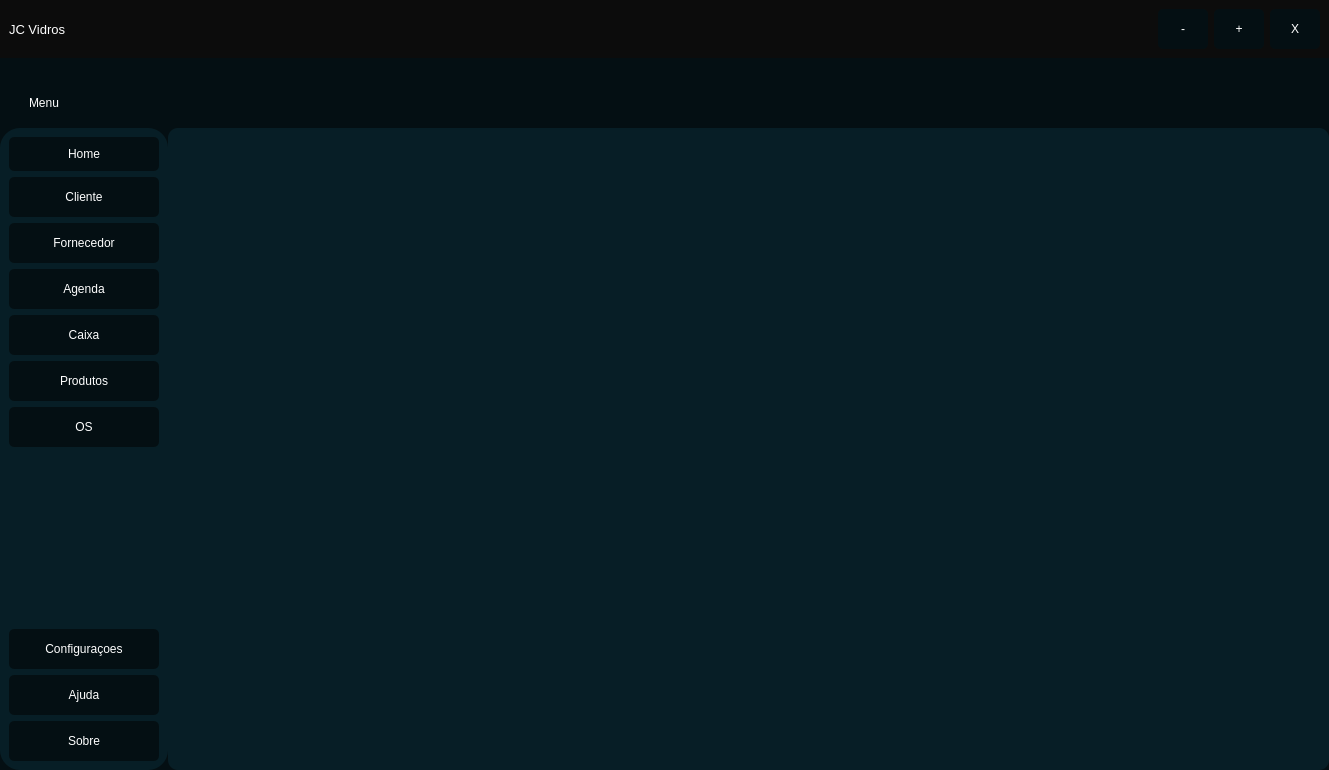
<?xml version="1.0" encoding="UTF-8"?>
<ui version="4.0">
 <class>MainWindow</class>
 <widget class="QMainWindow" name="MainWindow">
  <property name="geometry">
   <rect>
    <x>0</x>
    <y>0</y>
    <width>1329</width>
    <height>770</height>
   </rect>
  </property>
  <property name="windowTitle">
   <string>MainWindow</string>
  </property>
  <widget class="QWidget" name="centralwidget">
   <property name="styleSheet">
    <string notr="true">*{
	border: none;
	background-color: transparent;
	color: #fff;
}
#centralwidget{
	background-color: #040f13;
}
#header_menu{
	background-color: rgb(12, 12, 12);
}
#side_menu{
	background-color: #071e26;
	border-radius: 20px;
}
QPushButton{
	padding: 10px;
	background-color: #040f13;
	border-radius: 5px;
}
#body{
	background-color: #071e26;
	border-radius: 10px;
}
QLineEdit{
	border-bottom: 3px solid  rgb(0, 255, 247);
	border-radius:2px;
}
QTableWidget{
	background-color: rgb(36, 36, 36);
}
QHeaderView:section{
	background-color: rgb(26, 12, 26);
	height:40px;
}</string>
   </property>
   <layout class="QVBoxLayout" name="verticalLayout">
    <property name="spacing">
     <number>0</number>
    </property>
    <property name="leftMargin">
     <number>0</number>
    </property>
    <property name="topMargin">
     <number>0</number>
    </property>
    <property name="rightMargin">
     <number>0</number>
    </property>
    <property name="bottomMargin">
     <number>0</number>
    </property>
    <item>
     <widget class="QFrame" name="header_menu">
      <property name="minimumSize">
       <size>
        <width>0</width>
        <height>50</height>
       </size>
      </property>
      <property name="frameShape">
       <enum>QFrame::StyledPanel</enum>
      </property>
      <property name="frameShadow">
       <enum>QFrame::Raised</enum>
      </property>
      <layout class="QHBoxLayout" name="horizontalLayout_7">
       <item>
        <widget class="QLabel" name="label">
         <property name="minimumSize">
          <size>
           <width>100</width>
           <height>0</height>
          </size>
         </property>
         <property name="font">
          <font>
           <pointsize>10</pointsize>
          </font>
         </property>
         <property name="text">
          <string>JC Vidros</string>
         </property>
        </widget>
       </item>
       <item>
        <spacer name="horizontalSpacer">
         <property name="orientation">
          <enum>Qt::Horizontal</enum>
         </property>
         <property name="sizeHint" stdset="0">
          <size>
           <width>40</width>
           <height>20</height>
          </size>
         </property>
        </spacer>
       </item>
       <item>
        <widget class="QPushButton" name="minimize">
         <property name="minimumSize">
          <size>
           <width>50</width>
           <height>40</height>
          </size>
         </property>
         <property name="maximumSize">
          <size>
           <width>40</width>
           <height>16777215</height>
          </size>
         </property>
         <property name="text">
          <string>-</string>
         </property>
        </widget>
       </item>
       <item>
        <widget class="QPushButton" name="maximize">
         <property name="minimumSize">
          <size>
           <width>50</width>
           <height>40</height>
          </size>
         </property>
         <property name="maximumSize">
          <size>
           <width>40</width>
           <height>16777215</height>
          </size>
         </property>
         <property name="text">
          <string>+</string>
         </property>
        </widget>
       </item>
       <item>
        <widget class="QPushButton" name="close">
         <property name="minimumSize">
          <size>
           <width>50</width>
           <height>40</height>
          </size>
         </property>
         <property name="maximumSize">
          <size>
           <width>40</width>
           <height>16777215</height>
          </size>
         </property>
         <property name="text">
          <string>X</string>
         </property>
        </widget>
       </item>
      </layout>
     </widget>
    </item>
    <item>
     <widget class="QFrame" name="header">
      <property name="minimumSize">
       <size>
        <width>0</width>
        <height>70</height>
       </size>
      </property>
      <property name="maximumSize">
       <size>
        <width>16777215</width>
        <height>50</height>
       </size>
      </property>
      <property name="frameShape">
       <enum>QFrame::StyledPanel</enum>
      </property>
      <property name="frameShadow">
       <enum>QFrame::Raised</enum>
      </property>
      <layout class="QHBoxLayout" name="horizontalLayout_2">
       <item alignment="Qt::AlignLeft">
        <widget class="QFrame" name="frame">
         <property name="frameShape">
          <enum>QFrame::StyledPanel</enum>
         </property>
         <property name="frameShadow">
          <enum>QFrame::Raised</enum>
         </property>
         <layout class="QHBoxLayout" name="horizontalLayout_4">
          <property name="spacing">
           <number>0</number>
          </property>
          <property name="leftMargin">
           <number>0</number>
          </property>
          <property name="topMargin">
           <number>0</number>
          </property>
          <property name="rightMargin">
           <number>0</number>
          </property>
          <property name="bottomMargin">
           <number>0</number>
          </property>
          <item alignment="Qt::AlignHCenter|Qt::AlignVCenter">
           <widget class="QPushButton" name="menu">
            <property name="minimumSize">
             <size>
              <width>70</width>
              <height>40</height>
             </size>
            </property>
            <property name="maximumSize">
             <size>
              <width>16777215</width>
              <height>30</height>
             </size>
            </property>
            <property name="text">
             <string>Menu</string>
            </property>
           </widget>
          </item>
         </layout>
        </widget>
       </item>
       <item>
        <widget class="QFrame" name="frame_3">
         <property name="frameShape">
          <enum>QFrame::StyledPanel</enum>
         </property>
         <property name="frameShadow">
          <enum>QFrame::Raised</enum>
         </property>
         <layout class="QHBoxLayout" name="horizontalLayout_3">
          <property name="spacing">
           <number>25</number>
          </property>
         </layout>
        </widget>
       </item>
      </layout>
     </widget>
    </item>
    <item>
     <widget class="QFrame" name="frame_2">
      <property name="sizePolicy">
       <sizepolicy hsizetype="Preferred" vsizetype="Expanding">
        <horstretch>0</horstretch>
        <verstretch>0</verstretch>
       </sizepolicy>
      </property>
      <property name="frameShape">
       <enum>QFrame::StyledPanel</enum>
      </property>
      <property name="frameShadow">
       <enum>QFrame::Raised</enum>
      </property>
      <layout class="QHBoxLayout" name="horizontalLayout">
       <property name="spacing">
        <number>0</number>
       </property>
       <property name="leftMargin">
        <number>0</number>
       </property>
       <property name="topMargin">
        <number>0</number>
       </property>
       <property name="rightMargin">
        <number>0</number>
       </property>
       <property name="bottomMargin">
        <number>0</number>
       </property>
       <item alignment="Qt::AlignLeft">
        <widget class="QCustomSlideMenu" name="side_menu">
         <property name="styleSheet">
          <string notr="true">QPushButton:hover{
border-left:5px solid red;
}</string>
         </property>
         <property name="frameShape">
          <enum>QFrame::StyledPanel</enum>
         </property>
         <property name="frameShadow">
          <enum>QFrame::Raised</enum>
         </property>
         <layout class="QVBoxLayout" name="verticalLayout_2">
          <item alignment="Qt::AlignTop">
           <widget class="QFrame" name="frame_4">
            <property name="minimumSize">
             <size>
              <width>150</width>
              <height>0</height>
             </size>
            </property>
            <property name="maximumSize">
             <size>
              <width>150</width>
              <height>16777215</height>
             </size>
            </property>
            <property name="styleSheet">
             <string notr="true"/>
            </property>
            <property name="frameShape">
             <enum>QFrame::StyledPanel</enum>
            </property>
            <property name="frameShadow">
             <enum>QFrame::Raised</enum>
            </property>
            <layout class="QVBoxLayout" name="verticalLayout_3">
             <property name="spacing">
              <number>6</number>
             </property>
             <property name="leftMargin">
              <number>0</number>
             </property>
             <property name="topMargin">
              <number>0</number>
             </property>
             <property name="rightMargin">
              <number>0</number>
             </property>
             <property name="bottomMargin">
              <number>0</number>
             </property>
             <item>
              <widget class="QPushButton" name="btn_home">
               <property name="text">
                <string>Home</string>
               </property>
              </widget>
             </item>
             <item>
              <widget class="QPushButton" name="btn_cliente">
               <property name="minimumSize">
                <size>
                 <width>0</width>
                 <height>40</height>
                </size>
               </property>
               <property name="text">
                <string>Cliente</string>
               </property>
              </widget>
             </item>
             <item>
              <widget class="QPushButton" name="btn_fornecedor">
               <property name="minimumSize">
                <size>
                 <width>0</width>
                 <height>40</height>
                </size>
               </property>
               <property name="text">
                <string>Fornecedor</string>
               </property>
              </widget>
             </item>
             <item>
              <widget class="QPushButton" name="btn_agenda">
               <property name="minimumSize">
                <size>
                 <width>0</width>
                 <height>40</height>
                </size>
               </property>
               <property name="text">
                <string>Agenda</string>
               </property>
              </widget>
             </item>
             <item>
              <widget class="QPushButton" name="btn_caixa">
               <property name="minimumSize">
                <size>
                 <width>0</width>
                 <height>40</height>
                </size>
               </property>
               <property name="text">
                <string>Caixa</string>
               </property>
              </widget>
             </item>
             <item>
              <widget class="QPushButton" name="btn_produtos">
               <property name="minimumSize">
                <size>
                 <width>0</width>
                 <height>40</height>
                </size>
               </property>
               <property name="text">
                <string>Produtos</string>
               </property>
              </widget>
             </item>
             <item>
              <widget class="QPushButton" name="btn_os">
               <property name="minimumSize">
                <size>
                 <width>0</width>
                 <height>40</height>
                </size>
               </property>
               <property name="text">
                <string>OS</string>
               </property>
              </widget>
             </item>
            </layout>
           </widget>
          </item>
          <item>
           <spacer name="verticalSpacer">
            <property name="orientation">
             <enum>Qt::Vertical</enum>
            </property>
            <property name="sizeHint" stdset="0">
             <size>
              <width>20</width>
              <height>40</height>
             </size>
            </property>
           </spacer>
          </item>
          <item>
           <widget class="QPushButton" name="settings">
            <property name="minimumSize">
             <size>
              <width>0</width>
              <height>40</height>
             </size>
            </property>
            <property name="text">
             <string>Configuraçoes</string>
            </property>
           </widget>
          </item>
          <item>
           <widget class="QPushButton" name="help">
            <property name="minimumSize">
             <size>
              <width>0</width>
              <height>40</height>
             </size>
            </property>
            <property name="text">
             <string>Ajuda</string>
            </property>
           </widget>
          </item>
          <item>
           <widget class="QPushButton" name="about">
            <property name="minimumSize">
             <size>
              <width>0</width>
              <height>40</height>
             </size>
            </property>
            <property name="text">
             <string>Sobre</string>
            </property>
           </widget>
          </item>
         </layout>
        </widget>
       </item>
       <item>
        <widget class="QFrame" name="body">
         <property name="sizePolicy">
          <sizepolicy hsizetype="Expanding" vsizetype="Preferred">
           <horstretch>0</horstretch>
           <verstretch>0</verstretch>
          </sizepolicy>
         </property>
         <property name="frameShape">
          <enum>QFrame::StyledPanel</enum>
         </property>
         <property name="frameShadow">
          <enum>QFrame::Raised</enum>
         </property>
         <layout class="QVBoxLayout" name="verticalLayout_4">
          <item>
           <widget class="QFrame" name="frame_5">
            <property name="frameShape">
             <enum>QFrame::StyledPanel</enum>
            </property>
            <property name="frameShadow">
             <enum>QFrame::Raised</enum>
            </property>
            <layout class="QVBoxLayout" name="verticalLayout_5">
             <item>
              <widget class="QStackedWidget" name="pages">
               <property name="currentIndex">
                <number>0</number>
               </property>
               <widget class="QWidget" name="central"/>
               <widget class="QWidget" name="cliente">
                <layout class="QVBoxLayout" name="verticalLayout_7">
                 <item>
                  <widget class="QFrame" name="frame_6">
                   <property name="frameShape">
                    <enum>QFrame::StyledPanel</enum>
                   </property>
                   <property name="frameShadow">
                    <enum>QFrame::Raised</enum>
                   </property>
                   <layout class="QHBoxLayout" name="horizontalLayout_5">
                    <item alignment="Qt::AlignLeft|Qt::AlignVCenter">
                     <widget class="QFrame" name="frame_8">
                      <property name="frameShape">
                       <enum>QFrame::StyledPanel</enum>
                      </property>
                      <property name="frameShadow">
                       <enum>QFrame::Raised</enum>
                      </property>
                      <layout class="QVBoxLayout" name="verticalLayout_8">
                       <item>
                        <layout class="QVBoxLayout" name="verticalLayout_6">
                         <item>
                          <widget class="QLabel" name="label_2">
                           <property name="text">
                            <string>Pesquisar Cliente</string>
                           </property>
                          </widget>
                         </item>
                         <item>
                          <widget class="QLineEdit" name="lineEdit">
                           <property name="minimumSize">
                            <size>
                             <width>300</width>
                             <height>0</height>
                            </size>
                           </property>
                           <property name="styleSheet">
                            <string notr="true"/>
                           </property>
                          </widget>
                         </item>
                        </layout>
                       </item>
                      </layout>
                     </widget>
                    </item>
                    <item>
                     <widget class="QFrame" name="frame_9">
                      <property name="frameShape">
                       <enum>QFrame::StyledPanel</enum>
                      </property>
                      <property name="frameShadow">
                       <enum>QFrame::Raised</enum>
                      </property>
                      <layout class="QHBoxLayout" name="horizontalLayout_6">
                       <item>
                        <widget class="QPushButton" name="pushButton_14">
                         <property name="minimumSize">
                          <size>
                           <width>50</width>
                           <height>0</height>
                          </size>
                         </property>
                         <property name="maximumSize">
                          <size>
                           <width>16777215</width>
                           <height>16777215</height>
                          </size>
                         </property>
                         <property name="text">
                          <string>Novo</string>
                         </property>
                        </widget>
                       </item>
                       <item>
                        <widget class="QPushButton" name="pushButton_12">
                         <property name="minimumSize">
                          <size>
                           <width>50</width>
                           <height>0</height>
                          </size>
                         </property>
                         <property name="maximumSize">
                          <size>
                           <width>16777215</width>
                           <height>16777215</height>
                          </size>
                         </property>
                         <property name="text">
                          <string>Editar</string>
                         </property>
                        </widget>
                       </item>
                       <item>
                        <widget class="QPushButton" name="pushButton_13">
                         <property name="minimumSize">
                          <size>
                           <width>50</width>
                           <height>0</height>
                          </size>
                         </property>
                         <property name="text">
                          <string>Apagar</string>
                         </property>
                        </widget>
                       </item>
                       <item>
                        <widget class="QPushButton" name="pushButton_8">
                         <property name="minimumSize">
                          <size>
                           <width>50</width>
                           <height>0</height>
                          </size>
                         </property>
                         <property name="text">
                          <string>Voltar</string>
                         </property>
                        </widget>
                       </item>
                      </layout>
                     </widget>
                    </item>
                   </layout>
                  </widget>
                 </item>
                 <item>
                  <widget class="QFrame" name="frame_7">
                   <property name="sizePolicy">
                    <sizepolicy hsizetype="Preferred" vsizetype="Expanding">
                     <horstretch>0</horstretch>
                     <verstretch>0</verstretch>
                    </sizepolicy>
                   </property>
                   <property name="frameShape">
                    <enum>QFrame::StyledPanel</enum>
                   </property>
                   <property name="frameShadow">
                    <enum>QFrame::Raised</enum>
                   </property>
                   <layout class="QVBoxLayout" name="verticalLayout_9">
                    <item>
                     <widget class="QTableWidget" name="tableWidget">
                      <attribute name="horizontalHeaderCascadingSectionResizes">
                       <bool>false</bool>
                      </attribute>
                      <attribute name="horizontalHeaderDefaultSectionSize">
                       <number>210</number>
                      </attribute>
                      <column>
                       <property name="text">
                        <string>Codigo</string>
                       </property>
                      </column>
                      <column>
                       <property name="text">
                        <string>Nome</string>
                       </property>
                      </column>
                      <column>
                       <property name="text">
                        <string>Tel1</string>
                       </property>
                      </column>
                      <column>
                       <property name="text">
                        <string>Tel2</string>
                       </property>
                      </column>
                      <column>
                       <property name="text">
                        <string>Endereço</string>
                       </property>
                      </column>
                      <column>
                       <property name="text">
                        <string>Bairro</string>
                       </property>
                      </column>
                      <column>
                       <property name="text">
                        <string>Cidade</string>
                       </property>
                      </column>
                      <column>
                       <property name="text">
                        <string>Email</string>
                       </property>
                      </column>
                      <column>
                       <property name="text">
                        <string>CPF</string>
                       </property>
                      </column>
                      <column>
                       <property name="text">
                        <string>Data</string>
                       </property>
                      </column>
                      <column>
                       <property name="text">
                        <string>Descriçao</string>
                       </property>
                      </column>
                     </widget>
                    </item>
                   </layout>
                  </widget>
                 </item>
                </layout>
               </widget>
               <widget class="QWidget" name="fornecedor">
                <widget class="QLabel" name="label_3">
                 <property name="geometry">
                  <rect>
                   <x>414</x>
                   <y>190</y>
                   <width>91</width>
                   <height>41</height>
                  </rect>
                 </property>
                 <property name="text">
                  <string>Fornecedor</string>
                 </property>
                </widget>
               </widget>
              </widget>
             </item>
            </layout>
           </widget>
          </item>
         </layout>
        </widget>
       </item>
      </layout>
     </widget>
    </item>
   </layout>
  </widget>
 </widget>
 <customwidgets>
  <customwidget>
   <class>QCustomSlideMenu</class>
   <extends>QFrame</extends>
   <header location="global">Custom_Widgets.Widgets.h</header>
   <container>1</container>
  </customwidget>
 </customwidgets>
 <resources/>
 <connections/>
</ui>
